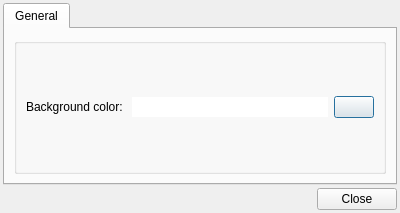
<?xml version="1.0" encoding="UTF-8"?>
<ui version="4.0">
 <class>config_dialog</class>
 <widget class="QDialog" name="config_dialog">
  <property name="windowModality">
   <enum>Qt::ApplicationModal</enum>
  </property>
  <property name="geometry">
   <rect>
    <x>0</x>
    <y>0</y>
    <width>400</width>
    <height>213</height>
   </rect>
  </property>
  <property name="windowTitle">
   <string>Pynocchio Preferences</string>
  </property>
  <property name="windowIcon">
   <iconset resource="../../rsc/main_window_view.qrc">
    <normaloff>:/icons/pynocchio_icon.png</normaloff>:/icons/pynocchio_icon.png</iconset>
  </property>
  <layout class="QVBoxLayout" name="verticalLayout_3">
   <property name="spacing">
    <number>3</number>
   </property>
   <property name="margin">
    <number>3</number>
   </property>
   <item>
    <widget class="QTabWidget" name="tabWidget">
     <property name="currentIndex">
      <number>0</number>
     </property>
     <widget class="QWidget" name="tab">
      <attribute name="title">
       <string>General</string>
      </attribute>
      <layout class="QVBoxLayout" name="verticalLayout_4">
       <item>
        <widget class="QGroupBox" name="groupBox">
         <property name="title">
          <string/>
         </property>
         <layout class="QVBoxLayout" name="verticalLayout">
          <item>
           <layout class="QHBoxLayout" name="horizontalLayout">
            <item>
             <widget class="QLabel" name="label">
              <property name="text">
               <string>&lt;html&gt;&lt;head/&gt;&lt;body&gt;&lt;p&gt;Background color: &lt;/p&gt;&lt;/body&gt;&lt;/html&gt;</string>
              </property>
             </widget>
            </item>
            <item>
             <widget class="ColorLine" name="line_edit_color">
              <property name="enabled">
               <bool>true</bool>
              </property>
              <property name="sizePolicy">
               <sizepolicy hsizetype="Expanding" vsizetype="Fixed">
                <horstretch>0</horstretch>
                <verstretch>0</verstretch>
               </sizepolicy>
              </property>
              <property name="autoFillBackground">
               <bool>true</bool>
              </property>
              <property name="frame">
               <bool>false</bool>
              </property>
              <property name="readOnly">
               <bool>true</bool>
              </property>
             </widget>
            </item>
            <item>
             <widget class="QPushButton" name="background_color_button">
              <property name="icon">
               <iconset resource="../../rsc/main_window_view.qrc">
                <normaloff>:/icons/elementary3-icon-theme/categories/48/applications-painting.svg</normaloff>:/icons/elementary3-icon-theme/categories/48/applications-painting.svg</iconset>
              </property>
             </widget>
            </item>
           </layout>
          </item>
         </layout>
        </widget>
       </item>
      </layout>
     </widget>
    </widget>
   </item>
   <item>
    <layout class="QHBoxLayout" name="horizontalLayout_2">
     <item>
      <spacer name="horizontalSpacer_2">
       <property name="orientation">
        <enum>Qt::Horizontal</enum>
       </property>
       <property name="sizeHint" stdset="0">
        <size>
         <width>40</width>
         <height>20</height>
        </size>
       </property>
      </spacer>
     </item>
     <item>
      <widget class="QPushButton" name="close_button">
       <property name="text">
        <string>Close</string>
       </property>
       <property name="icon">
        <iconset resource="../../rsc/main_window_view.qrc">
         <normaloff>:/icons/elementary3-icon-theme/actions/48/dialog-cancel.svg</normaloff>:/icons/elementary3-icon-theme/actions/48/dialog-cancel.svg</iconset>
       </property>
      </widget>
     </item>
    </layout>
   </item>
  </layout>
 </widget>
 <customwidgets>
  <customwidget>
   <class>ColorLine</class>
   <extends>QLineEdit</extends>
   <header location="global">lib/color_line.h</header>
  </customwidget>
 </customwidgets>
 <resources>
  <include location="../../rsc/main_window_view.qrc"/>
 </resources>
 <connections>
  <connection>
   <sender>close_button</sender>
   <signal>clicked()</signal>
   <receiver>config_dialog</receiver>
   <slot>close()</slot>
   <hints>
    <hint type="sourcelabel">
     <x>347</x>
     <y>276</y>
    </hint>
    <hint type="destinationlabel">
     <x>199</x>
     <y>149</y>
    </hint>
   </hints>
  </connection>
 </connections>
</ui>
